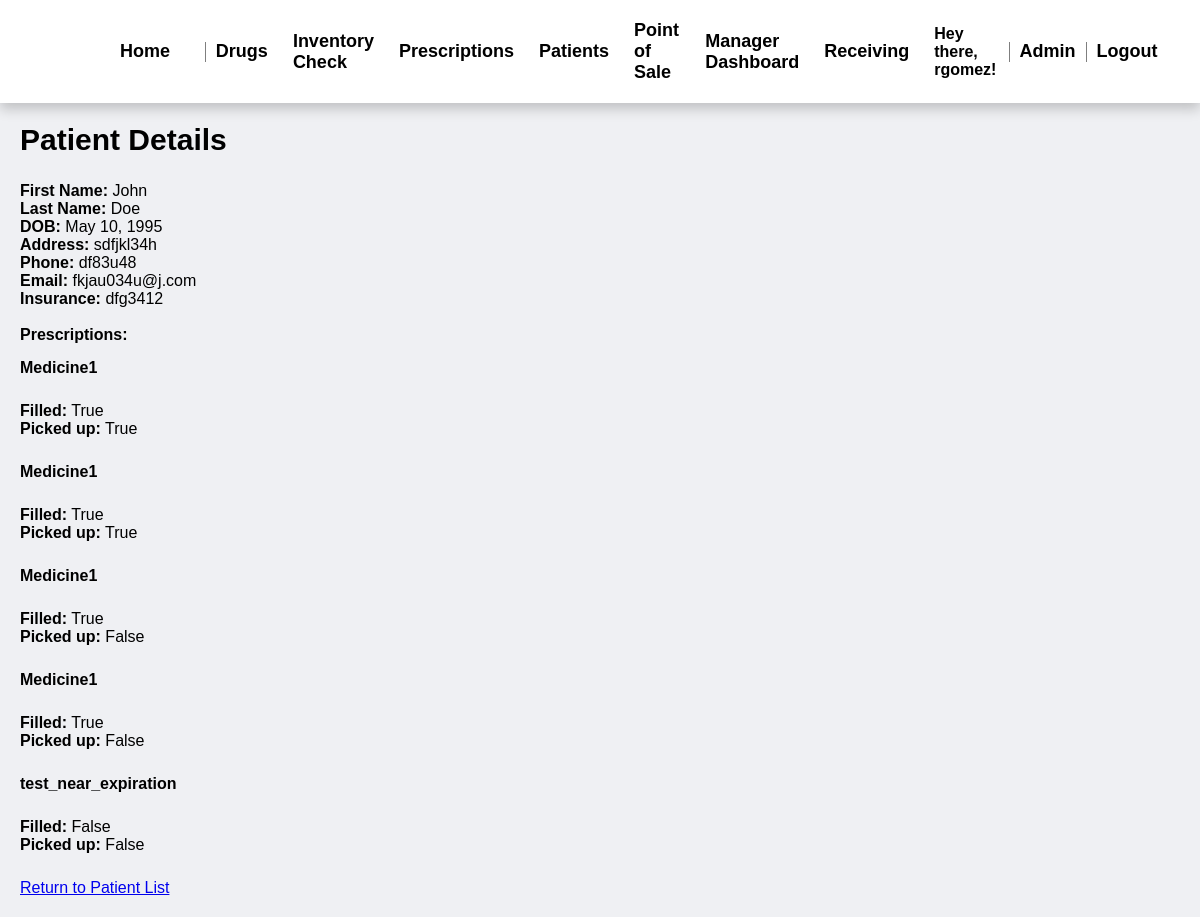
Before: /patients/details/2/ (signed in) with the older database file.
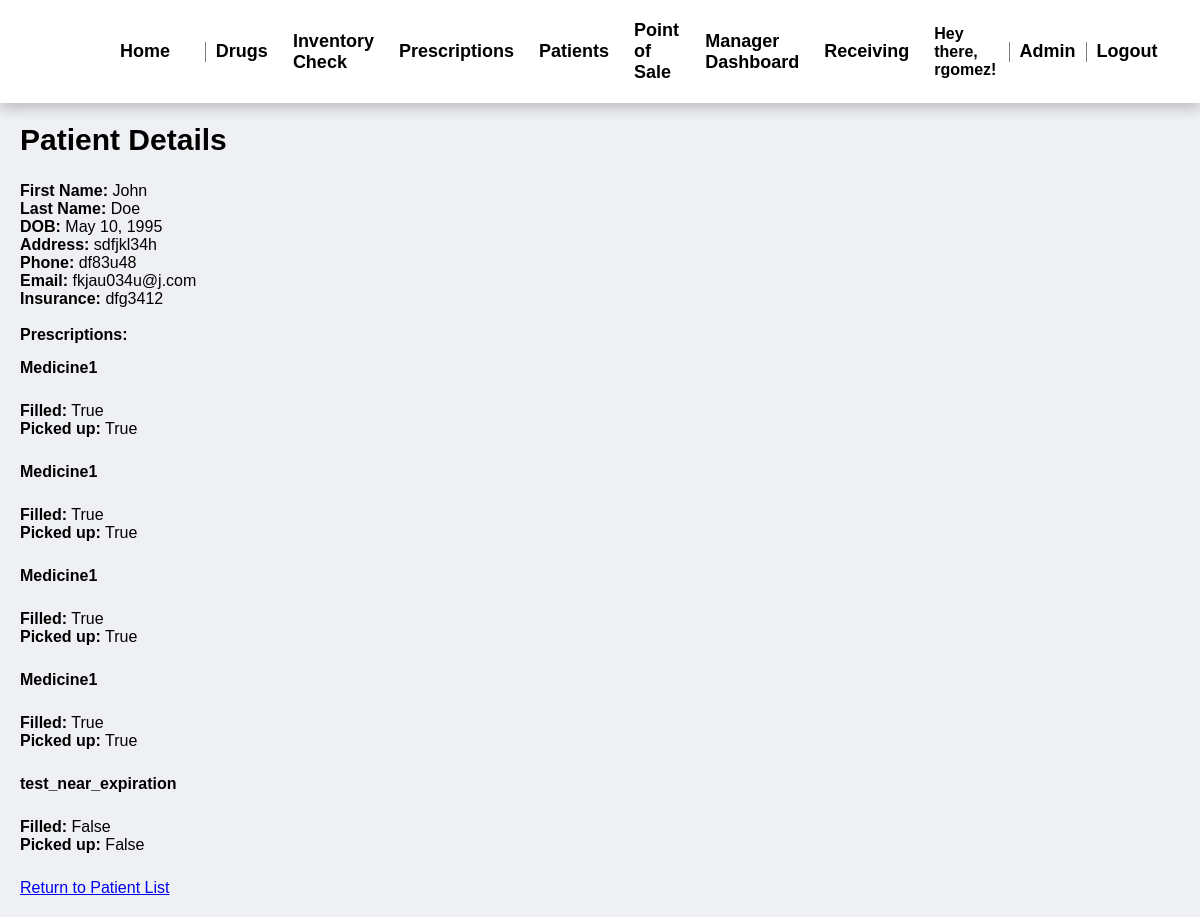
After: the same page with the newer database file.
### prescriptions/models.py (models this page shows, shortened)
class Prescription(models.Model):
    patient = models.ForeignKey(Patient, on_delete=models.CASCADE, null=True, related_name="prescriptions")
    medication = models.ForeignKey(Drug, on_delete=models.CASCADE, null=True)
    dosage = models.CharField(max_length=100)
    instructions = models.TextField(max_length=1000)
    doctor_name = models.CharField(max_length=100)
    in_person = models.BooleanField(default=False)
    date_prescribed = models.DateTimeField(auto_now_add=True)
    price = models.DecimalField(max_digits=10, decimal_places=2, default=0)
    is_filled = models.BooleanField(default=False)  # New field to track if prescription is filled
    picked_up = models.BooleanField(default=False)  # New field to track if prescription has been picked up by patient
    created_by = CurrentUserField()

### drugs/models.py (models this page shows, shortened)
class Drug(models.Model):
    DOSAGE_FORM = [
        ("Tablet", "Tablet"),
        ("Capsule", "Capsule"),
        ("Liquid", "Liquid"),
        ("Ointment", "Ointment")
    ]
    DRUG_CLASS= [
        ('Analgesics', 'Analgesics'),
        ('Antibiotics', 'Antibiotics'),
        ('Antivirals', 'Antivirals'),
        ('Antidepressants', 'Antidepressants'),
        ('Antihypertensives', 'Antihypertensives'),
        ('Antihistamines', 'Antihistamines'),
        ('Anticoagulants', 'Anticoagulants'),
        ('Diuretics', 'Diuretics'),
        ('Hormonal agents', 'Hormonal agents'),
        ('Statins', 'Statins'),
        ('Beta-blockers', 'Beta-blockers'),
        ('Corticosteroids', 'Corticosteroids'),
        ('Mood stabilizers', 'Mood stabilizers'),
        ('Antipsychotics', 'Antipsychotics'),
        ('Immunosuppressants', 'Immunosuppressants'),
    ]
    RX_CHOICE = [
        ('Yes', 'Yes'),
        ('No', 'No'),
    ]
    drug_name    = models.CharField(max_length=255) # Common name.
    generic_name = models.CharField(max_length=255, blank=True, null=True) # Generic name.
    brand_name   = models.CharField(max_length=255, blank=True, null=True) # Brand names associated.
    dosage_form  = models.CharField(max_length=20, choices=DOSAGE_FORM) # Dosage form: tablet, capsule, liquid, ointment.
    strength     = models.PositiveIntegerField() # Amount of active ingredients per unit in mg.
    manufacturer = models.CharField(max_length=255) # Manufacturer name.
    drug_class   = models.CharField(max_length=20, choices=DRUG_CLASS) # Classification: antibiotic, analgesic...
    indications  = models.TextField(blank=True, null=True) # Medical condition for which the drug is prescribed.
    side_effects = models.TextField(blank=True, null=True) # Common side effects.
    contraind    = models.TextField(blank=True, null=True) # Conditions that serve as reasons to not use the drug.
    dosage_inst  = models.TextField(blank=True, null=True) # Recommended dosage.
    stock_qty    = models.PositiveIntegerField(default=0) # Number of units available.
    exp_date     = models.DateField() # Expiration date.
    rx_required  = models.CharField(max_length=20, choices=RX_CHOICE) # Is a prescription is necessary.
    price        = models.DecimalField(max_digits=10, decimal_places=2) # Cost of the drug per unit.
    storage_cond = models.TextField(blank=True, null=True) # Recommended storage information: temperature, light exposure...
    bar_code     = models.CharField(max_length=100, unique=True) # Unique identifier.
    created_at   = models.DateTimeField(auto_now_add=True) # Date of entry created.
    updated_at   = models.DateTimeField(auto_now=True) # Date of entry updated.

### patient/views.py (the view)
# urls.py: path('details/<int:pk>/', views.patient_details, name='patient_details')
@login_required
def patient_details(request, pk):
    patient = get_object_or_404(Patient, pk=pk)
    return render(request, 'patient_details.html', {'patient' : patient})

### drugs/templatetags/custom_filters.py (called while the page is built)
@register.filter
def is_in_group(user, group_names):
    group_list = group_names.split(',')
    return user.groups.filter(name__in=group_list).exists()

### patient/templates/patient_details.html (shortened to what this page needs)
{% extends "base.html" %}
{% load custom_filters %}
{% block css %}
    {% load static %}
    <link rel="stylesheet" type="text/css" href="{% static 'prescription_list.css' %}" />
{% endblock css %}
{% block content %}
    <html>
    <head>
    </head>
    <body>
        <h2>Patient Details</h2>
        <ul>
            <strong>First Name:</strong> {{ patient.first_name }}<br>
            <strong>Last Name:</strong> {{ patient.last_name }}<br>
            <strong>DOB:</strong> {{ patient.dob }}<br>
            <strong>Address:</strong> {{ patient.address }}<br>
            <strong>Phone:</strong> {{ patient.phone }}<br>
            <strong>Email:</strong> {{ patient.email }}<br>
            <strong>Insurance:</strong> {{ patient.insurance }}<br><br>
            <strong>Prescriptions:</strong><br>
                <li>
                {% for prescription in patient.prescriptions.all %}
                <strong>{{prescription.medication.drug_name}}</strong>
                <ul>
                    <strong>Filled:</strong> {{prescription.is_filled}}<br>
                    <strong>Picked up:</strong> {{prescription.picked_up}}<br>
                </ul>
                {% endfor %}
                </li>
        </ul>
    </body>
    <a href="{% url 'patient_list'%}">Return to Patient List</a>
    </html>
{% endblock %}

Changed rows visible on the page:
changed Prescription (number 3 of 5 on the later page): picked_up "False" → "True"
changed Prescription (number 4 of 5 on the later page): picked_up "False" → "True"
